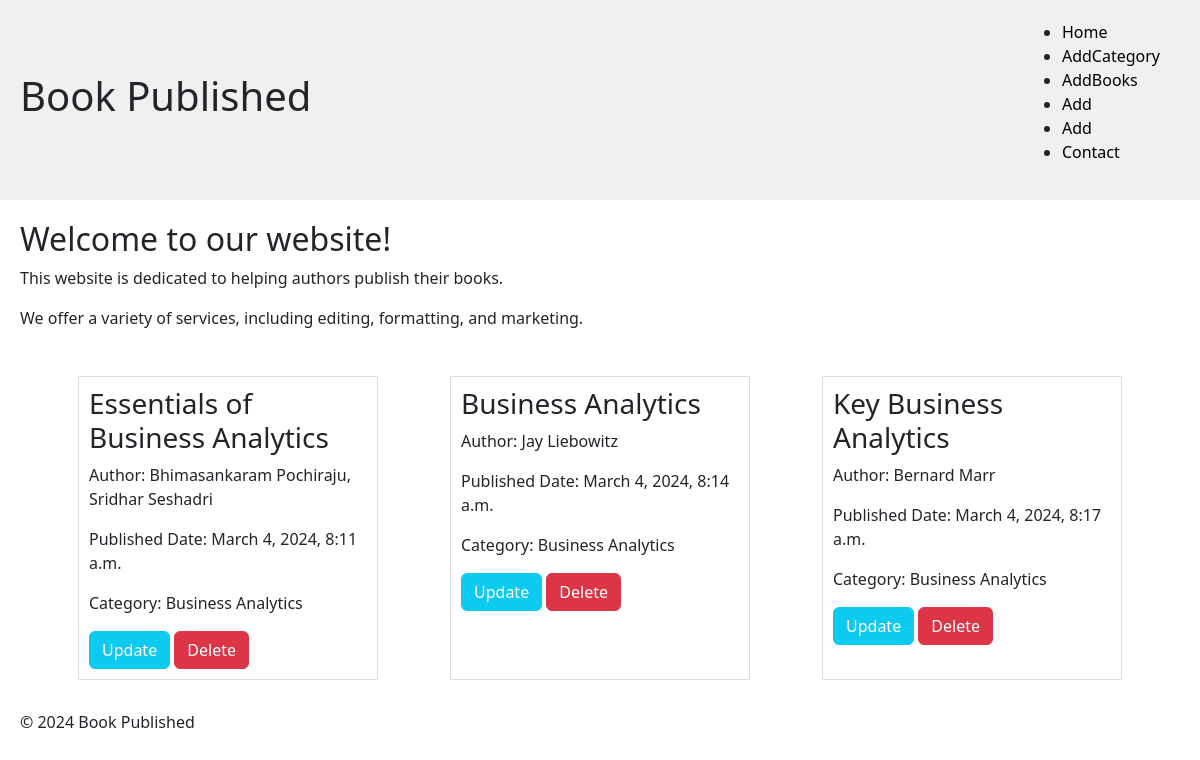
The page / on the database its author committed.
### app/models.py (models this page shows, shortened)
class BooksModel(models.Model):
      title = models.CharField(max_length=50)
      subtitle = models.CharField(max_length=150)
      authors = models.CharField(max_length=50)
      publisher = models.CharField(max_length=50)
      published_date = models.DateTimeField(auto_now_add=True)
      category =models.ForeignKey(CategoriesModel,on_delete= models.CASCADE)
      distribution_expense = models.FloatField()

class CategoriesModel(models.Model):
      category=models.CharField(max_length=50)

### app/views.py (the view)
# urls.py: path('',views.home,name='home'),
def home(request):
      books = BooksModel.objects.all()
      return render(request,'app/home.html',{'books':books})

### app/templates/app/home.html (shortened to what this page needs)
<!DOCTYPE html>
{% load static %}
<html lang="en">
<head>
  <link rel="stylesheet" href="{% static 'css/style.css' %}">
  <link href="https://cdn.jsdelivr.net/npm/bootstrap@5.3.3/dist/css/bootstrap.min.css" rel="stylesheet">
</head>
<body>
  <header>
    <h1>Book Published</h1>
    <nav>
      <ul>
        <li><a href="{% url 'home' %}">Home</a></li>
        <li><a href="{% url 'addCat' %}">AddCategory</a></li>
        <li><a href="{% url 'addBook' %}">AddBooks</a></li>
        <li><a href="#">Add</a></li>
        <li><a href="#">Add</a></li>
        <li><a href="#">Contact</a></li>
      </ul>
    </nav>
  </header>
  <section>
    <h2>Welcome to our website!</h2>
    <p>This website is dedicated to helping authors publish their books.</p>
    <p>We offer a variety of services, including editing, formatting, and marketing.</p>
  </section>
  {% block content %}
  <div class="container">
      <div class="book-list">
            {% for book in books %}
            <div class="book-card">
                <h3>{{ book.title }}</h3>
                <p>Author: {{ book.authors }}</p>
                <p>Published Date: {{ book.published_date }}</p>
                <p>Category: {{ book.category.category }}</p>
                <div>
                  <button class="btn btn-info" type="submit"><a href="{% url 'updateBook' book.id %}">Update</a></button>
                  <button class="btn btn-danger" type="submit"><a href="{% url 'deleteBook' book.id %}">Delete</a></button>
                </div>
            </div>
            {% endfor %}
        </div>
  </div>
  {% endblock content %}
  <footer>
    <p>&copy; 2024 Book Published</p>
  </footer>
</body>
</html>

### static/css/style.css (style rules this page uses)
body { font-family: sans-serif; margin: 0; padding: 0; }
a { text-decoration: none; }
header, nav, section, footer { padding: 20px; }
header { display: flex; justify-content: space-between; align-items: center; background-color: #f0f0f0; }
h1 { font-size: 2em; }
nav { display: flex; list-style: none; margin: 0; padding: 0; }
nav li { margin-right: 20px; }
nav a { text-decoration: none; color: #000; }
.book-list { display: flex; flex-wrap: wrap; justify-content: space-around; }
.book-card { border: 1px solid #ddd; padding: 10px; margin: 10px; width: 300px; }
.book-card a { text-decoration: none; color: white; }

### rows shown on the page
BooksModel: title "Essentials of Business Analytics", authors "Bhimasankaram Pochiraju, Sridhar Seshadri", published_date "March 4, 2024, 8:11 a.m.", category.category "Business Analytics"
BooksModel: title "Business Analytics", authors "Jay Liebowitz", published_date "March 4, 2024, 8:14 a.m.", category.category "Business Analytics"
BooksModel: title "Key Business Analytics", authors "Bernard Marr", published_date "March 4, 2024, 8:17 a.m.", category.category "Business Analytics"
